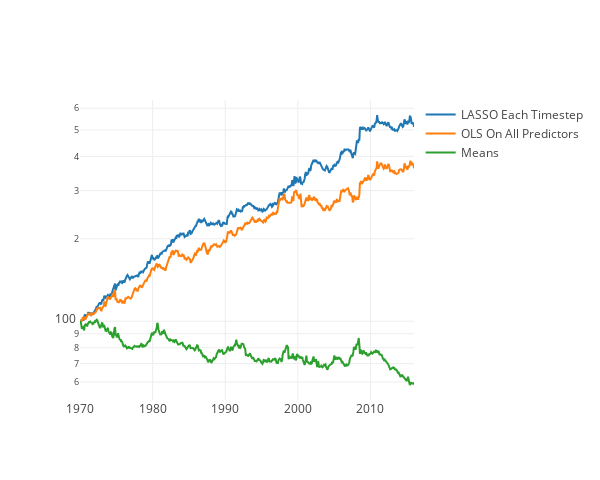

The cell this chart's notebook holds for it:
### Code cell
mychart([perf_LASSO_each_timestep, perf_all_preds, perf_means],["LASSO Each Timestep", "OLS On All Predictors", "Means"])

### Figure 1 — Plotly figure (JSON) as saved in the notebook; plotly's stock layout.template omitted (floating-point values rounded to 4 significant figures; data arrays with more than 128 entries replaced by an {"elided": "..."} marker saying what was removed)
{"data": [{"mode": "line", "name": "LASSO Each Timestep", "type": "scatter", "x": {"elided": "563 float values"}, "y": {"elided": "563 float values"}}, {"mode": "line", "name": "OLS On All Predictors", "type": "scatter", "x": {"elided": "563 float values"}, "y": {"elided": "563 float values"}}, {"mode": "line", "name": "Means", "type": "scatter", "x": {"elided": "563 float values"}, "y": {"elided": "563 float values"}}], "layout": {"autosize": false, "height": 480, "width": 600, "yaxis": {"autorange": true, "type": "log"}}}
